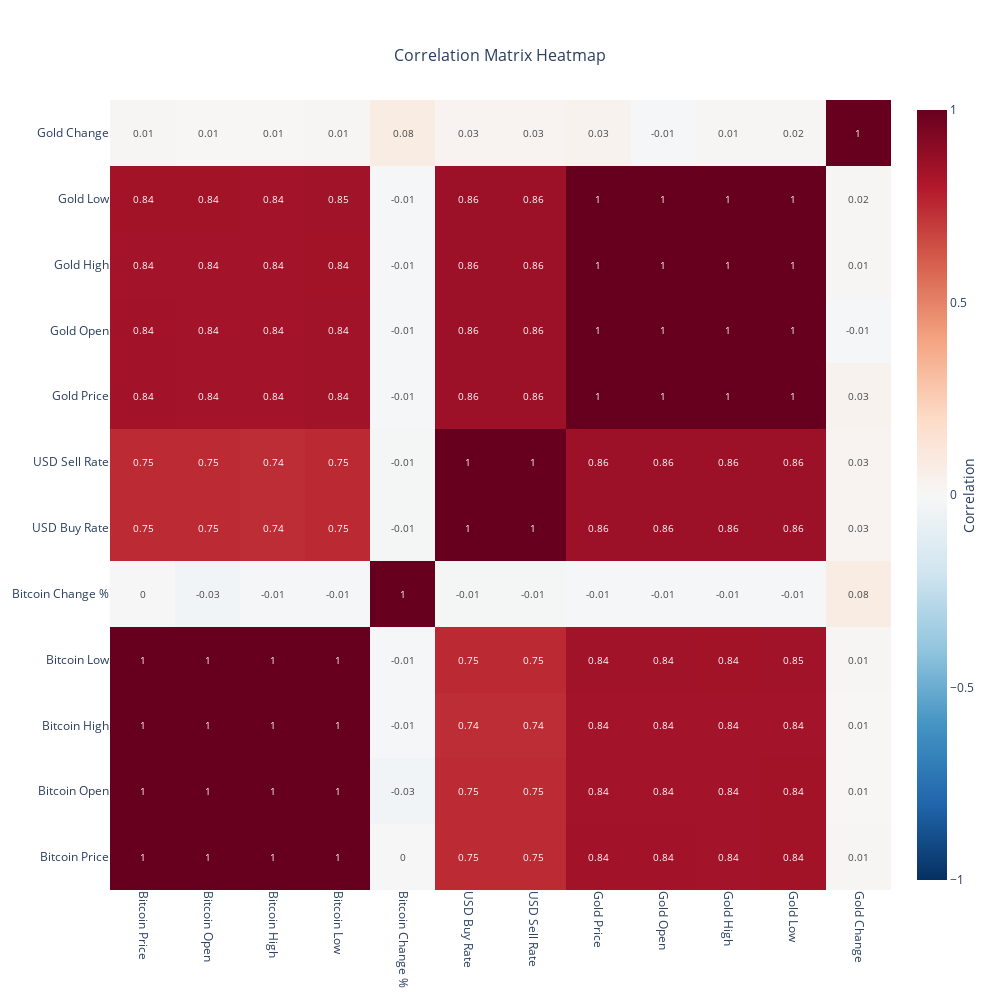

Notebook code for this chart:
### Code cell
correlation_matrix = eda.plot_correlation_matrix()
correlation_matrix.show()

### Figure 1 — Plotly figure (JSON) as saved in the notebook; plotly's stock layout.template omitted (floating-point values rounded to 4 significant figures; data arrays with more than 128 entries replaced by an {"elided": "..."} marker saying what was removed)
{"data": [{"colorbar": {"title": {"side": "right", "text": "Correlation"}}, "colorscale": [[0, "rgb(5,48,97)"], [0.1, "rgb(33,102,172)"], [0.2, "rgb(67,147,195)"], [0.3, "rgb(146,197,222)"], [0.4, "rgb(209,229,240)"], [0.5, "rgb(247,247,247)"], [0.6, "rgb(253,219,199)"], [0.7, "rgb(244,165,130)"], [0.8, "rgb(214,96,77)"], [0.9, "rgb(178,24,43)"], [1, "rgb(103,0,31)"]], "hoverongaps": false, "text": {"elided": "12x12 float values"}, "textfont": {"size": 10}, "texttemplate": "%{text}", "type": "heatmap", "x": ["Bitcoin Price", "Bitcoin Open", "Bitcoin High", "Bitcoin Low", "Bitcoin Change %", "USD Buy Rate", "USD Sell Rate", "Gold Price", "Gold Open", "Gold High", "Gold Low", "Gold Change"], "y": ["Bitcoin Price", "Bitcoin Open", "Bitcoin High", "Bitcoin Low", "Bitcoin Change %", "USD Buy Rate", "USD Sell Rate", "Gold Price", "Gold Open", "Gold High", "Gold Low", "Gold Change"], "z": {"elided": "12x12 float values"}, "zmax": 1, "zmin": -1}], "layout": {"height": 1000, "title": {"font": {"size": 16}, "text": "Correlation Matrix Heatmap", "x": 0.5, "xanchor": "center", "y": 0.95, "yanchor": "top"}, "width": 1000, "xaxis": {"side": "bottom", "tickangle": 90}, "yaxis": {"side": "left", "tickangle": 0}}}
